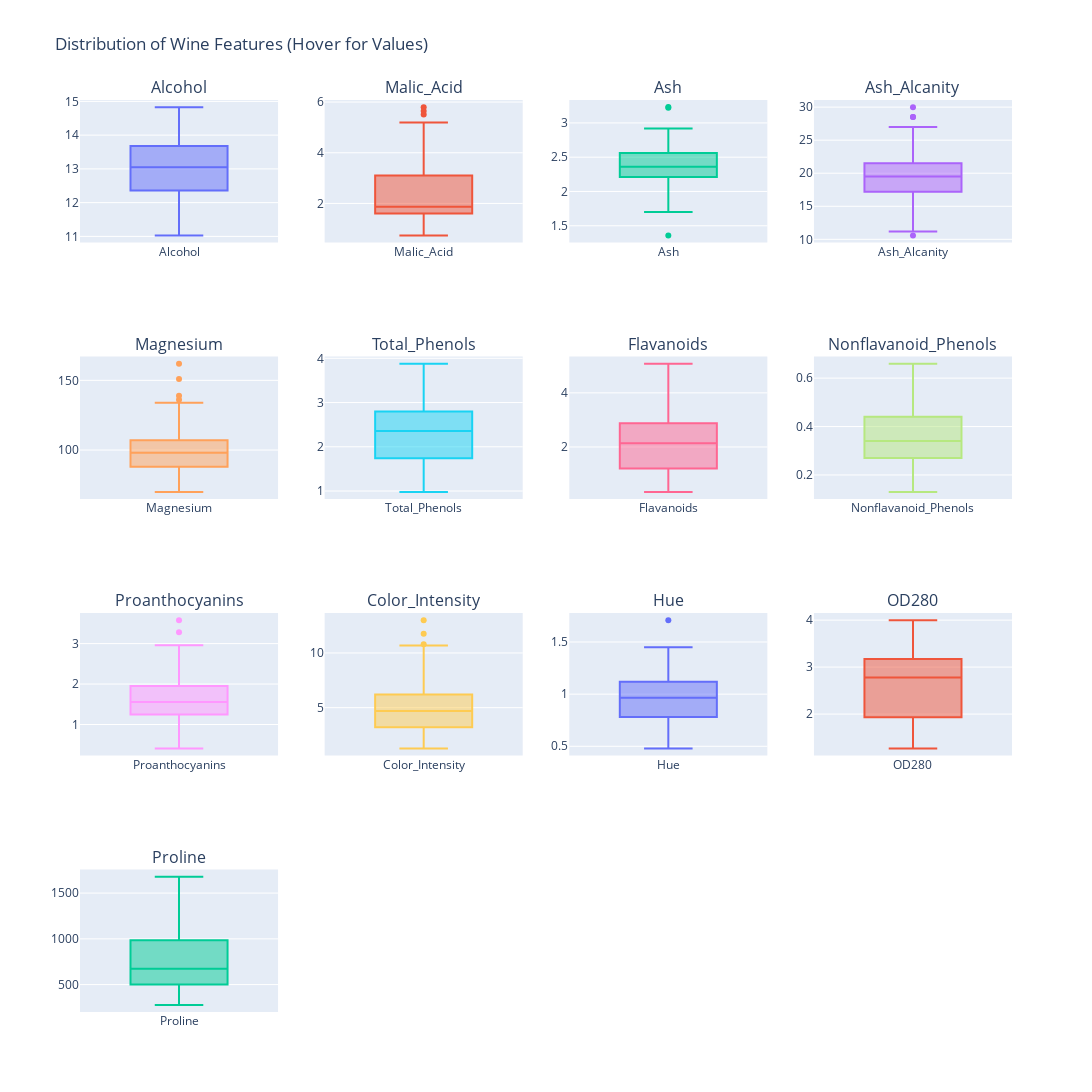

This figure's notebook cell:
### Markdown cell above
**Outliers**

### Code cell
# Import the necessary libraries from plotly
from plotly.subplots import make_subplots
import plotly.graph_objects as go

# Get the list of columns
features = wine_data.columns

# Create a figure with subplots
# We define a 4x4 grid and pass the column names as titles for each subplot
fig = make_subplots(rows=4, cols=4, subplot_titles=features)

# Loop through each feature and add a boxplot to the corresponding subplot
for i, feature in enumerate(features):
    # Calculate the row and column position for the current subplot
    row = (i // 4) + 1
    col = (i % 4) + 1
    
    # Add the boxplot trace to the figure at the calculated position
    fig.add_trace(
        go.Box(y=wine_data[feature], name=feature),
        row=row,
        col=col
    )

# Update the layout for a better look
fig.update_layout(
    height=1500, 
    width=1300, 
    title_text="Distribution of Wine Features (Hover for Values)",
    showlegend=False  # We don't need a legend since each plot has a title
)

# Show the interactive figure
fig.show()

### Figure 1 — Plotly figure (JSON) as saved in the notebook; plotly's stock layout.template omitted (floating-point values rounded to 4 significant figures; data arrays with more than 128 entries replaced by an {"elided": "..."} marker saying what was removed)
{"data": [{"name": "Alcohol", "type": "box", "xaxis": "x", "y": {"elided": "178 float values"}, "yaxis": "y"}, {"name": "Malic_Acid", "type": "box", "xaxis": "x2", "y": {"elided": "178 float values"}, "yaxis": "y2"}, {"name": "Ash", "type": "box", "xaxis": "x3", "y": {"elided": "178 float values"}, "yaxis": "y3"}, {"name": "Ash_Alcanity", "type": "box", "xaxis": "x4", "y": {"elided": "178 float values"}, "yaxis": "y4"}, {"name": "Magnesium", "type": "box", "xaxis": "x5", "y": {"elided": "178 int values"}, "yaxis": "y5"}, {"name": "Total_Phenols", "type": "box", "xaxis": "x6", "y": {"elided": "178 float values"}, "yaxis": "y6"}, {"name": "Flavanoids", "type": "box", "xaxis": "x7", "y": {"elided": "178 float values"}, "yaxis": "y7"}, {"name": "Nonflavanoid_Phenols", "type": "box", "xaxis": "x8", "y": {"elided": "178 float values"}, "yaxis": "y8"}, {"name": "Proanthocyanins", "type": "box", "xaxis": "x9", "y": {"elided": "178 float values"}, "yaxis": "y9"}, {"name": "Color_Intensity", "type": "box", "xaxis": "x10", "y": {"elided": "178 float values"}, "yaxis": "y10"}, {"name": "Hue", "type": "box", "xaxis": "x11", "y": {"elided": "178 float values"}, "yaxis": "y11"}, {"name": "OD280", "type": "box", "xaxis": "x12", "y": {"elided": "178 float values"}, "yaxis": "y12"}, {"name": "Proline", "type": "box", "xaxis": "x13", "y": {"elided": "178 int values"}, "yaxis": "y13"}], "layout": {"annotations": [{"font": {"size": 16}, "showarrow": false, "text": "Alcohol", "x": 0.1062, "xanchor": "center", "xref": "paper", "y": 1, "yanchor": "bottom", "yref": "paper"}, {"font": {"size": 16}, "showarrow": false, "text": "Malic_Acid", "x": 0.3688, "xanchor": "center", "xref": "paper", "y": 1, "yanchor": "bottom", "yref": "paper"}, {"font": {"size": 16}, "showarrow": false, "text": "Ash", "x": 0.6313, "xanchor": "center", "xref": "paper", "y": 1, "yanchor": "bottom", "yref": "paper"}, {"font": {"size": 16}, "showarrow": false, "text": "Ash_Alcanity", "x": 0.8938, "xanchor": "center", "xref": "paper", "y": 1, "yanchor": "bottom", "yref": "paper"}, {"font": {"size": 16}, "showarrow": false, "text": "Magnesium", "x": 0.1062, "xanchor": "center", "xref": "paper", "y": 0.7188, "yanchor": "bottom", "yref": "paper"}, {"font": {"size": 16}, "showarrow": false, "text": "Total_Phenols", "x": 0.3688, "xanchor": "center", "xref": "paper", "y": 0.7188, "yanchor": "bottom", "yref": "paper"}, {"font": {"size": 16}, "showarrow": false, "text": "Flavanoids", "x": 0.6313, "xanchor": "center", "xref": "paper", "y": 0.7188, "yanchor": "bottom", "yref": "paper"}, {"font": {"size": 16}, "showarrow": false, "text": "Nonflavanoid_Phenols", "x": 0.8938, "xanchor": "center", "xref": "paper", "y": 0.7188, "yanchor": "bottom", "yref": "paper"}, {"font": {"size": 16}, "showarrow": false, "text": "Proanthocyanins", "x": 0.1062, "xanchor": "center", "xref": "paper", "y": 0.4375, "yanchor": "bottom", "yref": "paper"}, {"font": {"size": 16}, "showarrow": false, "text": "Color_Intensity", "x": 0.3688, "xanchor": "center", "xref": "paper", "y": 0.4375, "yanchor": "bottom", "yref": "paper"}, {"font": {"size": 16}, "showarrow": false, "text": "Hue", "x": 0.6313, "xanchor": "center", "xref": "paper", "y": 0.4375, "yanchor": "bottom", "yref": "paper"}, {"font": {"size": 16}, "showarrow": false, "text": "OD280", "x": 0.8938, "xanchor": "center", "xref": "paper", "y": 0.4375, "yanchor": "bottom", "yref": "paper"}, {"font": {"size": 16}, "showarrow": false, "text": "Proline", "x": 0.1062, "xanchor": "center", "xref": "paper", "y": 0.1562, "yanchor": "bottom", "yref": "paper"}], "height": 1500, "showlegend": false, "title": {"text": "Distribution of Wine Features (Hover for Values)"}, "width": 1300, "xaxis": {"anchor": "y", "domain": [0, 0.2125]}, "xaxis10": {"anchor": "y10", "domain": [0.2625, 0.475]}, "xaxis11": {"anchor": "y11", "domain": [0.525, 0.7375]}, "xaxis12": {"anchor": "y12", "domain": [0.7875, 1]}, "xaxis13": {"anchor": "y13", "domain": [0, 0.2125]}, "xaxis14": {"anchor": "y14", "domain": [0.2625, 0.475]}, "xaxis15": {"anchor": "y15", "domain": [0.525, 0.7375]}, "xaxis16": {"anchor": "y16", "domain": [0.7875, 1]}, "xaxis2": {"anchor": "y2", "domain": [0.2625, 0.475]}, "xaxis3": {"anchor": "y3", "domain": [0.525, 0.7375]}, "xaxis4": {"anchor": "y4", "domain": [0.7875, 1]}, "xaxis5": {"anchor": "y5", "domain": [0, 0.2125]}, "xaxis6": {"anchor": "y6", "domain": [0.2625, 0.475]}, "xaxis7": {"anchor": "y7", "domain": [0.525, 0.7375]}, "xaxis8": {"anchor": "y8", "domain": [0.7875, 1]}, "xaxis9": {"anchor": "y9", "domain": [0, 0.2125]}, "yaxis": {"anchor": "x", "domain": [0.8438, 1]}, "yaxis10": {"anchor": "x10", "domain": [0.2812, 0.4375]}, "yaxis11": {"anchor": "x11", "domain": [0.2812, 0.4375]}, "yaxis12": {"anchor": "x12", "domain": [0.2812, 0.4375]}, "yaxis13": {"anchor": "x13", "domain": [0, 0.1562]}, "yaxis14": {"anchor": "x14", "domain": [0, 0.1562]}, "yaxis15": {"anchor": "x15", "domain": [0, 0.1562]}, "yaxis16": {"anchor": "x16", "domain": [0, 0.1562]}, "yaxis2": {"anchor": "x2", "domain": [0.8438, 1]}, "yaxis3": {"anchor": "x3", "domain": [0.8438, 1]}, "yaxis4": {"anchor": "x4", "domain": [0.8438, 1]}, "yaxis5": {"anchor": "x5", "domain": [0.5625, 0.7188]}, "yaxis6": {"anchor": "x6", "domain": [0.5625, 0.7188]}, "yaxis7": {"anchor": "x7", "domain": [0.5625, 0.7188]}, "yaxis8": {"anchor": "x8", "domain": [0.5625, 0.7188]}, "yaxis9": {"anchor": "x9", "domain": [0.2812, 0.4375]}}}
